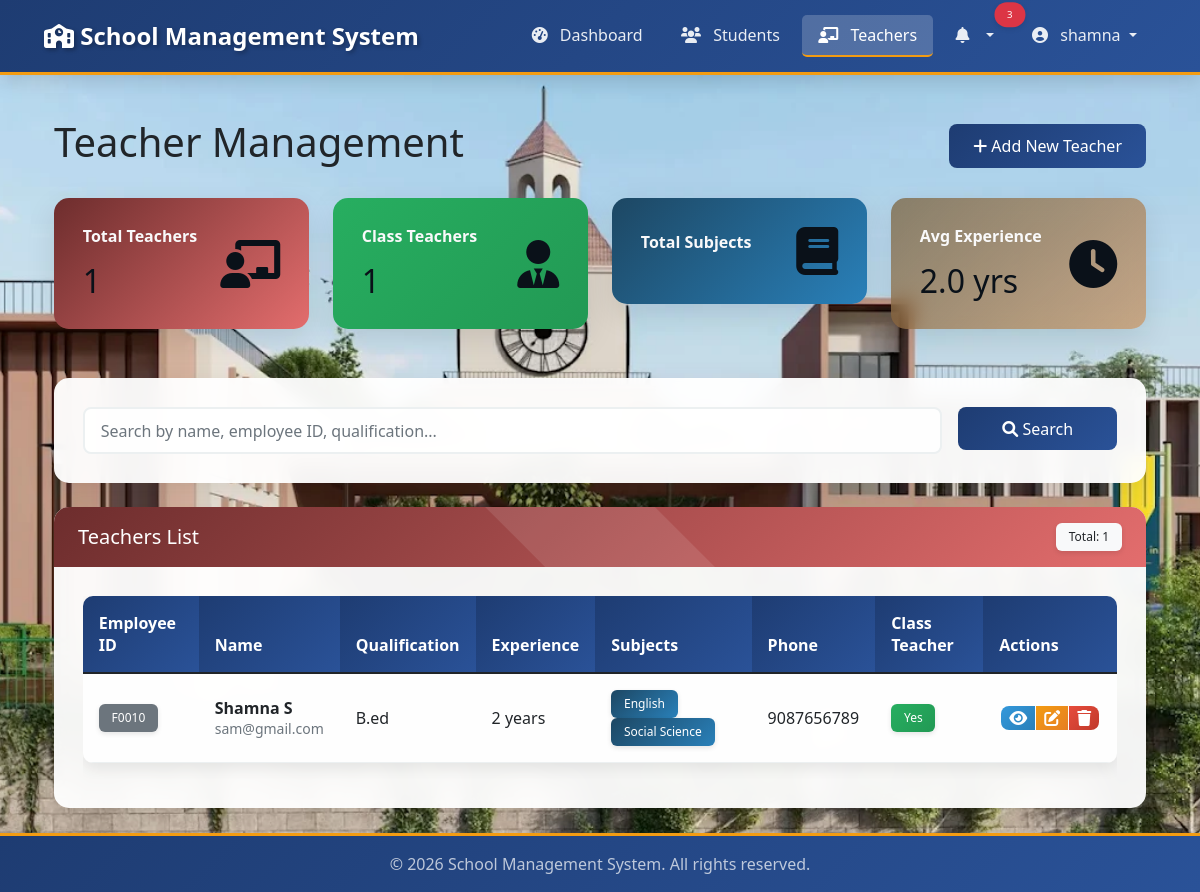
/teachers/ (signed in), run on the app's committed database.
### apps/models.py (models this page shows, shortened)
class Teacher(models.Model):
    user = models.OneToOneField(User, on_delete=models.CASCADE, related_name='teacher_profile')
    employee_id = models.CharField(max_length=20, unique=True)
    phone_number = models.CharField(max_length=15)
    qualification = models.CharField(max_length=200, blank=True, null=True)
    joining_date = models.DateField()
    is_class_teacher = models.BooleanField(default=False)
    experience_years = models.PositiveIntegerField(default=0)
    subjects = models.ManyToManyField(Subject, blank=True, related_name='teachers')

class Subject(models.Model):
    name = models.CharField(max_length=100, unique=True)
    class Meta:
        ordering = ['name']

### apps/views.py (the view, shortened to what this page needs)
# urls.py: path('teachers/', views.teacher_list, name='teacher_list'),
@login_required
def teacher_list(request):
    teachers = Teacher.objects.all().select_related('user')
    search_query = request.GET.get('search')
    class_teachers_count = teachers.filter(is_class_teacher=True).count()
    avg_experience = teachers.aggregate(Avg('experience_years'))['experience_years__avg'] or 0
    context = {
        'teachers': teachers,
        'class_teachers_count': class_teachers_count,
        'avg_experience': round(avg_experience, 1),
    }
    return render(request, 'apps/teacher_list.html', context)

### apps/templates/apps/teacher_list.html (shortened to what this page needs)
{% extends 'apps/base.html' %}
{% load static %}
{% block content %}
<div class="container-fluid">
    <div class="d-flex justify-content-between align-items-center mb-4">
        <h1>Teacher Management</h1>
        <a href="{% url 'teacher_add' %}" class="btn btn-primary">
            <i class="fas fa-plus"></i> Add New Teacher
        </a>
    </div>
    <div class="row mb-4">
        <div class="col-md-3">
            <div class="card text-white bg-primary">
                <div class="card-body">
                    <div class="d-flex justify-content-between align-items-center">
                        <div>
                            <h6 class="card-title">Total Teachers</h6>
                            <h2 class="mb-0">{{ teachers|length }}</h2>
                        </div>
                        <i class="fas fa-chalkboard-teacher fa-3x"></i>
                    </div>
                </div>
            </div>
        </div>
        <div class="col-md-3">
            <div class="card text-white bg-success">
                <div class="card-body">
                    <div class="d-flex justify-content-between align-items-center">
                        <div>
                            <h6 class="card-title">Class Teachers</h6>
                            <h2 class="mb-0">{{ class_teachers_count }}</h2>
                        </div>
                        <i class="fas fa-user-tie fa-3x"></i>
                    </div>
                </div>
            </div>
        </div>
        <div class="col-md-3">
            <div class="card text-white bg-info">
                <div class="card-body">
                    <div class="d-flex justify-content-between align-items-center">
                        <div>
                            <h6 class="card-title">Total Subjects</h6>
                        </div>
                        <i class="fas fa-book fa-3x"></i>
                    </div>
                </div>
            </div>
        </div>
        <div class="col-md-3">
            <div class="card text-white bg-warning">
                <div class="card-body">
                    <div class="d-flex justify-content-between align-items-center">
                        <div>
                            <h6 class="card-title">Avg Experience</h6>
                            <h2 class="mb-0">{{ avg_experience }} yrs</h2>
                        </div>
                        <i class="fas fa-clock fa-3x"></i>
                    </div>
                </div>
            </div>
        </div>
    </div>
    <div class="card mb-4">
        <div class="card-body">
            <form method="get" class="row g-3">
                <div class="col-md-10">
                    <input type="text" class="form-control" name="search" placeholder="Search by name, employee ID, qualification..." value="{{ request.GET.search }}">
                </div>
                <div class="col-md-2">
                    <button type="submit" class="btn btn-primary w-100">
                        <i class="fas fa-search"></i> Search
                    </button>
                </div>
            </form>
        </div>
    </div>
    <div class="card">
        <div class="card-header bg-primary text-white d-flex justify-content-between align-items-center">
            <h5 class="mb-0">Teachers List</h5>
            <span class="badge bg-light text-dark">Total: {{ teachers|length }}</span>
        </div>
        <div class="card-body">
            <div class="table-responsive">
                <table class="table table-hover">
                    <thead class="table-light">
                        <tr>
                            <th>Employee ID</th>
                            <th>Name</th>
                            <th>Qualification</th>
                            <th>Experience</th>
                            <th>Subjects</th>
                            <th>Phone</th>
                            <th>Class Teacher</th>
                            <th>Actions</th>
                        </tr>
                    </thead>
                    <tbody>
                        {% for teacher in teachers %}
                        <tr>
                            <td><span class="badge bg-secondary">{{ teacher.employee_id }}</span></td>
                            <td>
                                <strong>{{ teacher.user.get_full_name }}</strong><br>
                                <small class="text-muted">{{ teacher.user.email }}</small>
                            </td>
                            <td>{{ teacher.qualification }}</td>
                            <td>{{ teacher.experience_years }} years</td>
                            <td>
                                {% for subject in teacher.subjects.all %}
                                    <span class="badge bg-info">{{ subject.name }}</span>
                                {% empty %}
                                    <span class="badge bg-secondary">No subjects</span>
                                {% endfor %}
                            </td>
                            <td>{{ teacher.phone_number }}</td>
                            <td>
                                {% if teacher.is_class_teacher %}
                                    <span class="badge bg-success">Yes</span>
                                {% else %}
                                    <span class="badge bg-secondary">No</span>
                                {% endif %}
                            </td>
                            <td>
                                <div class="btn-group" role="group">
                                    {% if teacher.pk %}
                                    <a href="{% url 'teacher_detail' teacher.pk %}" class="btn btn-sm btn-info" title="View">
                                        <i class="fas fa-eye"></i>
                                    </a>
                                    <a href="{% url 'teacher_edit' teacher.pk %}" class="btn btn-sm btn-warning" title="Edit">
                                        <i class="fas fa-edit"></i>
                                    </a>
                                    <a href="{% url 'teacher_delete' teacher.pk %}"
                                       class="btn btn-sm btn-danger"
                                       title="Delete"
                                       onclick="return confirm('Are you sure you want to delete {{ teacher.user.get_full_name }}?')">
                                        <i class="fas fa-trash"></i>
                                    </a>
                                    {% endif %}
                                </div>
                            </td>
                        </tr>
                        {% endfor %}
                    </tbody>
                </table>
            </div>
        </div>
    </div>
</div>
{% endblock %}

### apps/templates/apps/base.html (shortened to what this page needs)
﻿{% load static %}
<!DOCTYPE html>
<html lang="en">
<head>
    <link href="https://cdn.jsdelivr.net/npm/bootstrap@5.1.3/dist/css/bootstrap.min.css" rel="stylesheet">
    <link rel="stylesheet" href="https://cdnjs.cloudflare.com/ajax/libs/font-awesome/6.0.0/css/all.min.css">
    <link rel="stylesheet" href="{% static 'apps/css/style.css' %}">
</head>
<body class="d-flex flex-column min-vh-100">
    {% if user.is_authenticated %}
    <nav class="navbar navbar-expand-lg navbar-dark" id="main-navbar">
        <div class="container-fluid">
            <a class="navbar-brand" href="{% url 'dashboard' %}">
                <i class="fas fa-school"></i> School Management System
            </a>
            <div class="collapse navbar-collapse" id="navbarNav">
                <ul class="navbar-nav ms-auto">
                    <li class="nav-item">
                        <a class="nav-link {% if request.resolver_match.url_name == 'dashboard' %}active{% endif %}"
                           href="{% url 'dashboard' %}">
                            <i class="fas fa-tachometer-alt"></i> Dashboard
                        </a>
                    </li>
                    <li class="nav-item">
                        <a class="nav-link {% if request.resolver_match.url_name == 'student_list' %}active{% endif %}"
                           href="{% url 'student_list' %}">
                            <i class="fas fa-users"></i> Students
                        </a>
                    </li>
                    <li class="nav-item">
                        <a class="nav-link {% if request.resolver_match.url_name == 'teacher_list' %}active{% endif %}"
                           href="{% url 'teacher_list' %}">
                            <i class="fas fa-chalkboard-teacher"></i> Teachers
                        </a>
                    </li>
                    <li class="nav-item dropdown">
                        <a class="nav-link dropdown-toggle position-relative" href="#" id="notificationDropdown" data-bs-toggle="dropdown" aria-expanded="false">
                            <i class="fas fa-bell"></i>
                            <span class="position-absolute top-0 start-100 translate-middle badge rounded-pill bg-danger" style="font-size: 0.6rem;">
                                3
                            </span>
                        </a>
                    </li>
                    <li class="nav-item dropdown">
                        <a class="nav-link dropdown-toggle" href="#" data-bs-toggle="dropdown">
                            <i class="fas fa-user-circle"></i> {{ user.get_full_name|default:user.username }}
                        </a>
                    </li>
                </ul>
            </div>
        </div>
    </nav>
    {% endif %}
    <main class="container mt-4 flex-grow-1">
        {% block content %}{% endblock %}
    </main>
    <footer class="footer mt-auto py-3">
        <div class="container text-center">
            <span class="text-muted">
                © {% now "Y" %} School Management System. All rights reserved.
            </span>
        </div>
    </footer>
</body>
</html>

### data on the page
Teacher: employee_id "F0010", user.get_full_name "Shamna S", user.email "sam@gmail.com", qualification "B.ed", experience_years "2", phone_number "9087656789", is_class_teacher "Yes"
Subject: name "English"
Subject: name "Social Science"

### other printed values
{{ user.get_full_name|default:user.username }} "shamna"
{{ teachers|length }} "1"
{{ class_teachers_count }} "1"
{{ avg_experience }} "2.0"
